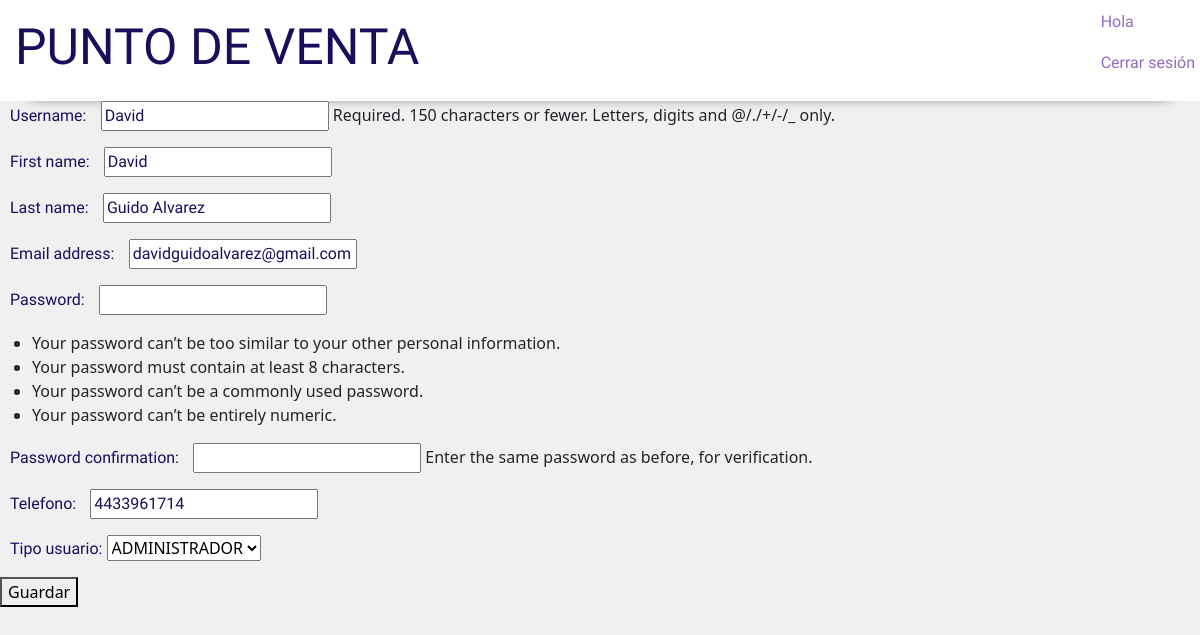
Page /usuarios/editar/12 on the earlier database version.
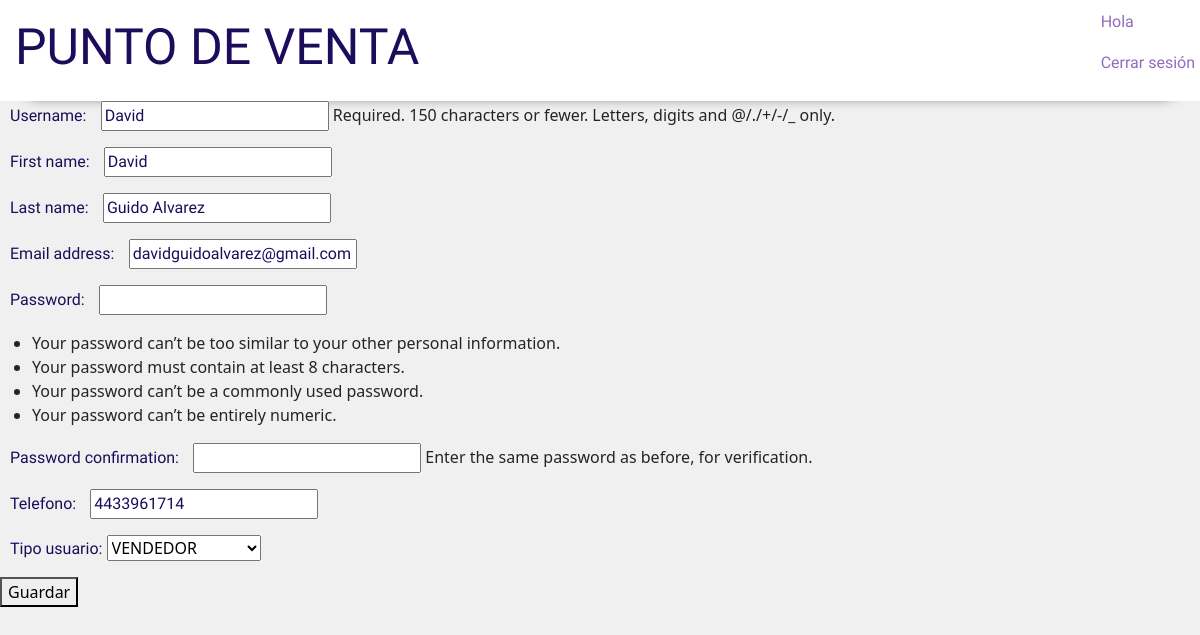
Same page on the later database version.
### manage_models/models.py (models this page shows)
class Usuario(models.Model):
    usuario = models.OneToOneField(User, on_delete=models.CASCADE , related_name='details')
    telefono = models.CharField(max_length=10)
    tipo_usuario = models.CharField(choices=TIPOS_USUARIO, max_length=1)

### manage_models/views.py (the view)
# urls.py: path('usuarios/editar/<int:pk>' , views.editar_usuario , name='editar_usuario'),
def editar_usuario(request, pk):
    usuario = get_object_or_404(User, pk=pk)
    if request.method == 'POST':
        form1 = UserForm(request.POST , instance=usuario)
        if form1.is_valid():
            usuario = form1.save()
            form2 = UsuarioForm(request.POST , instance=Usuario.objects.get(usuario=User.objects.get(username=request.POST['username'])))
            if form2.is_valid():
                usuario = form2.save()
            return redirect('usuarios')
    else:
        form1 = UserForm(instance=usuario)
        form2 = UsuarioForm(instance=usuario.details)
        return render(request, 'manage_models/usuarios_edit.html' , {'user_form1' : form1 , 'user_form2' : form2})

### manage_models/forms.py
class UserForm(UserCreationForm):
    class Meta:
        model = User
        fields = ('username' , 'first_name' , 'last_name' , 'email' , 'password1' , 'password2')

class UsuarioForm(forms.ModelForm):
    class Meta:
        model = Usuario
        fields = ('telefono' , 'tipo_usuario')

### manage_models/templates/manage_models/usuarios_edit.html
{% extends 'home/base.html' %}
{% block content %}
<form method="POST">{% csrf_token %}
    {{ user_form1.as_p }}
    {{ user_form2.as_p }}
    <button type="submit">Guardar</button>
</form>
{% endblock %}

Differences in the rows shown:
changed Usuario: tipo_usuario "ADMINISTRADOR" → "VENDEDOR"
